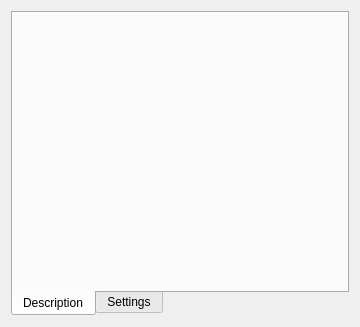
<?xml version="1.0" encoding="UTF-8"?>
<ui version="4.0">
 <class>ObjectWidget</class>
 <widget class="QWidget" name="ObjectWidget">
  <property name="geometry">
   <rect>
    <x>0</x>
    <y>0</y>
    <width>360</width>
    <height>327</height>
   </rect>
  </property>
  <property name="sizePolicy">
   <sizepolicy hsizetype="Expanding" vsizetype="Expanding">
    <horstretch>0</horstretch>
    <verstretch>0</verstretch>
   </sizepolicy>
  </property>
  <property name="windowTitle">
   <string>Form</string>
  </property>
  <property name="layoutDirection">
   <enum>Qt::LeftToRight</enum>
  </property>
  <layout class="QVBoxLayout" name="verticalLayout">
   <item>
    <widget class="QTabWidget" name="tabWidget">
     <property name="tabPosition">
      <enum>QTabWidget::South</enum>
     </property>
     <property name="currentIndex">
      <number>0</number>
     </property>
     <widget class="QWidget" name="tabDescription">
      <attribute name="title">
       <string>Description</string>
      </attribute>
      <layout class="QVBoxLayout" name="verticalLayout_2">
       <item>
        <layout class="QVBoxLayout" name="verticalLayoutBottom">
         <property name="spacing">
          <number>1</number>
         </property>
         <item>
          <widget class="QtTreePropertyBrowser" name="propertyBrowser" native="true">
           <property name="sizePolicy">
            <sizepolicy hsizetype="Expanding" vsizetype="Expanding">
             <horstretch>0</horstretch>
             <verstretch>0</verstretch>
            </sizepolicy>
           </property>
          </widget>
         </item>
        </layout>
       </item>
      </layout>
     </widget>
     <widget class="QWidget" name="tabSettings">
      <attribute name="title">
       <string>Settings</string>
      </attribute>
      <layout class="QVBoxLayout" name="verticalLayout_4">
       <property name="spacing">
        <number>2</number>
       </property>
       <property name="leftMargin">
        <number>0</number>
       </property>
       <property name="topMargin">
        <number>0</number>
       </property>
       <property name="rightMargin">
        <number>0</number>
       </property>
       <property name="bottomMargin">
        <number>2</number>
       </property>
      </layout>
     </widget>
    </widget>
   </item>
  </layout>
 </widget>
 <customwidgets>
  <customwidget>
   <class>QtTreePropertyBrowser</class>
   <extends>QWidget</extends>
   <header>Widgets/QtPropertyBrowser/qttreepropertybrowser.h</header>
   <container>1</container>
  </customwidget>
 </customwidgets>
 <resources/>
 <connections/>
</ui>
